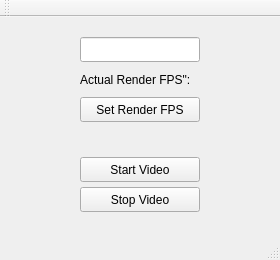
<?xml version="1.0" encoding="UTF-8"?>
<ui version="4.0">
 <class>MainWindow</class>
 <widget class="QMainWindow" name="MainWindow">
  <property name="geometry">
   <rect>
    <x>0</x>
    <y>0</y>
    <width>280</width>
    <height>260</height>
   </rect>
  </property>
  <property name="windowTitle">
   <string>MainWindow</string>
  </property>
  <widget class="QWidget" name="centralWidget">
   <widget class="QPushButton" name="pbStopVideo">
    <property name="geometry">
     <rect>
      <x>80</x>
      <y>170</y>
      <width>120</width>
      <height>25</height>
     </rect>
    </property>
    <property name="text">
     <string>Stop Video</string>
    </property>
   </widget>
   <widget class="QPushButton" name="pbSetRenderFPS">
    <property name="geometry">
     <rect>
      <x>80</x>
      <y>80</y>
      <width>120</width>
      <height>25</height>
     </rect>
    </property>
    <property name="text">
     <string>Set Render FPS</string>
    </property>
   </widget>
   <widget class="QPushButton" name="pbStartVideo">
    <property name="geometry">
     <rect>
      <x>80</x>
      <y>140</y>
      <width>120</width>
      <height>25</height>
     </rect>
    </property>
    <property name="text">
     <string>Start Video</string>
    </property>
   </widget>
   <widget class="QLabel" name="lActualRenderFPS">
    <property name="geometry">
     <rect>
      <x>80</x>
      <y>50</y>
      <width>120</width>
      <height>25</height>
     </rect>
    </property>
    <property name="text">
     <string>Actual Render FPS&quot;:</string>
    </property>
   </widget>
   <widget class="QLineEdit" name="textFPS">
    <property name="geometry">
     <rect>
      <x>80</x>
      <y>20</y>
      <width>120</width>
      <height>25</height>
     </rect>
    </property>
   </widget>
  </widget>
  <widget class="QMenuBar" name="menuBar">
   <property name="geometry">
    <rect>
     <x>0</x>
     <y>0</y>
     <width>280</width>
     <height>20</height>
    </rect>
   </property>
  </widget>
  <widget class="QToolBar" name="mainToolBar">
   <attribute name="toolBarArea">
    <enum>TopToolBarArea</enum>
   </attribute>
   <attribute name="toolBarBreak">
    <bool>false</bool>
   </attribute>
  </widget>
  <widget class="QStatusBar" name="statusBar"/>
 </widget>
 <layoutdefault spacing="6" margin="11"/>
 <resources/>
 <connections/>
</ui>
